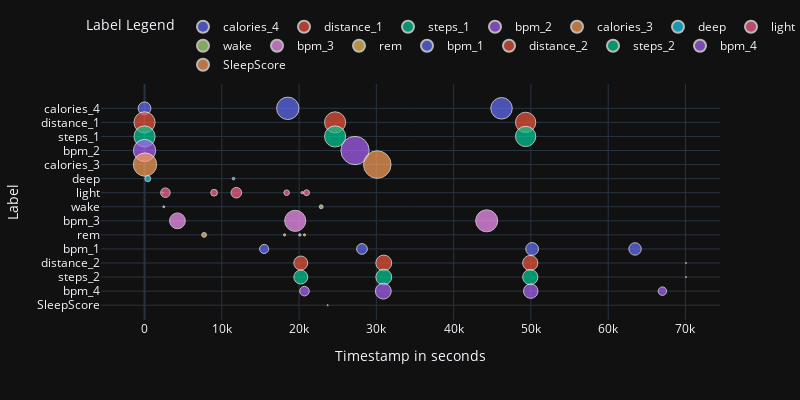

Notebook cell for this chart:
### Markdown cell above
### Scatter Plot

### Code cell
#!pip install plotly
import plotly.express as px

def show_sequence(odf, i):

    data = odf[odf["i"] == i]
        
    fig = px.scatter(data, x="vt", y="label", size="value", color="label", labels={"label": "Label", "vt": "Timestamp in seconds", "value": "value"}, 
                        template="plotly_dark", width=800, height=400)
        
    fig.update_layout(showlegend=True, legend=dict(title_text="Label Legend", orientation="h", yanchor="bottom", y=1.02, xanchor="left", x=0))
    fig.update_traces(marker=dict(line=dict(width=1, color="white")), selector=dict(mode='markers'))

    fig.show()

show_sequence(final_odf, 3)

### Figure 1 — Plotly figure (JSON) as saved in the notebook; plotly's stock layout.template omitted (floating-point values rounded to 4 significant figures)
{"data": [{"hovertemplate": "Label=%{y}<br>Timestamp in seconds=%{x}<br>value=%{marker.size}<extra></extra>", "legendgroup": "calories_4", "marker": {"color": "#636efa", "line": {"color": "white", "width": 1}, "size": [9000, 27600, 25440], "sizemode": "area", "sizeref": 110.1, "symbol": "circle"}, "mode": "markers", "name": "calories_4", "orientation": "v", "showlegend": true, "type": "scatter", "x": [0, 18540, 46200], "xaxis": "x", "y": ["calories_4", "calories_4", "calories_4"], "yaxis": "y"}, {"hovertemplate": "Label=%{y}<br>Timestamp in seconds=%{x}<br>value=%{marker.size}<extra></extra>", "legendgroup": "distance_1", "marker": {"color": "#EF553B", "line": {"color": "white", "width": 1}, "size": [24600, 24600, 22680], "sizemode": "area", "sizeref": 110.1, "symbol": "circle"}, "mode": "markers", "name": "distance_1", "orientation": "v", "showlegend": true, "type": "scatter", "x": [0, 24660, 49320], "xaxis": "x", "y": ["distance_1", "distance_1", "distance_1"], "yaxis": "y"}, {"hovertemplate": "Label=%{y}<br>Timestamp in seconds=%{x}<br>value=%{marker.size}<extra></extra>", "legendgroup": "steps_1", "marker": {"color": "#00cc96", "line": {"color": "white", "width": 1}, "size": [24600, 24600, 22680], "sizemode": "area", "sizeref": 110.1, "symbol": "circle"}, "mode": "markers", "name": "steps_1", "orientation": "v", "showlegend": true, "type": "scatter", "x": [0, 24660, 49320], "xaxis": "x", "y": ["steps_1", "steps_1", "steps_1"], "yaxis": "y"}, {"hovertemplate": "Label=%{y}<br>Timestamp in seconds=%{x}<br>value=%{marker.size}<extra></extra>", "legendgroup": "bpm_2", "marker": {"color": "#ab63fa", "line": {"color": "white", "width": 1}, "size": [27120, 44040], "sizemode": "area", "sizeref": 110.1, "symbol": "circle"}, "mode": "markers", "name": "bpm_2", "orientation": "v", "showlegend": true, "type": "scatter", "x": [0, 27240], "xaxis": "x", "y": ["bpm_2", "bpm_2"], "yaxis": "y"}, {"hovertemplate": "Label=%{y}<br>Timestamp in seconds=%{x}<br>value=%{marker.size}<extra></extra>", "legendgroup": "calories_3", "marker": {"color": "#FFA15A", "line": {"color": "white", "width": 1}, "size": [30000, 41880], "sizemode": "area", "sizeref": 110.1, "symbol": "circle"}, "mode": "markers", "name": "calories_3", "orientation": "v", "showlegend": true, "type": "scatter", "x": [60, 30120], "xaxis": "x", "y": ["calories_3", "calories_3"], "yaxis": "y"}, {"hovertemplate": "Label=%{y}<br>Timestamp in seconds=%{x}<br>value=%{marker.size}<extra></extra>", "legendgroup": "deep", "marker": {"color": "#19d3f3", "line": {"color": "white", "width": 1}, "size": [1950, 360], "sizemode": "area", "sizeref": 110.1, "symbol": "circle"}, "mode": "markers", "name": "deep", "orientation": "v", "showlegend": true, "type": "scatter", "x": [420, 11520], "xaxis": "x", "y": ["deep", "deep"], "yaxis": "y"}, {"hovertemplate": "Label=%{y}<br>Timestamp in seconds=%{x}<br>value=%{marker.size}<extra></extra>", "legendgroup": "light", "marker": {"color": "#FF6692", "line": {"color": "white", "width": 1}, "size": [120, 5010, 2520, 6240, 1710, 300, 1890], "sizemode": "area", "sizeref": 110.1, "symbol": "circle"}, "mode": "markers", "name": "light", "orientation": "v", "showlegend": true, "type": "scatter", "x": [2370, 2700, 9000, 11880, 18390, 20400, 20970], "xaxis": "x", "y": ["light", "light", "light", "light", "light", "light", "light"], "yaxis": "y"}, {"hovertemplate": "Label=%{y}<br>Timestamp in seconds=%{x}<br>value=%{marker.size}<extra></extra>", "legendgroup": "wake", "marker": {"color": "#B6E880", "line": {"color": "white", "width": 1}, "size": [210, 840], "sizemode": "area", "sizeref": 110.1, "symbol": "circle"}, "mode": "markers", "name": "wake", "orientation": "v", "showlegend": true, "type": "scatter", "x": [2490, 22860], "xaxis": "x", "y": ["wake", "wake"], "yaxis": "y"}, {"hovertemplate": "Label=%{y}<br>Timestamp in seconds=%{x}<br>value=%{marker.size}<extra></extra>", "legendgroup": "bpm_3", "marker": {"color": "#FF97FF", "line": {"color": "white", "width": 1}, "size": [13740, 24540, 26760], "sizemode": "area", "sizeref": 110.1, "symbol": "circle"}, "mode": "markers", "name": "bpm_3", "orientation": "v", "showlegend": true, "type": "scatter", "x": [4260, 19500, 44280], "xaxis": "x", "y": ["bpm_3", "bpm_3", "bpm_3"], "yaxis": "y"}, {"hovertemplate": "Label=%{y}<br>Timestamp in seconds=%{x}<br>value=%{marker.size}<extra></extra>", "legendgroup": "rem", "marker": {"color": "#FECB52", "line": {"color": "white", "width": 1}, "size": [1290, 270, 300, 270], "sizemode": "area", "sizeref": 110.1, "symbol": "circle"}, "mode": "markers", "name": "rem", "orientation": "v", "showlegend": true, "type": "scatter", "x": [7710, 18120, 20100, 20700], "xaxis": "x", "y": ["rem", "rem", "rem", "rem"], "yaxis": "y"}, {"hovertemplate": "Label=%{y}<br>Timestamp in seconds=%{x}<br>value=%{marker.size}<extra></extra>", "legendgroup": "bpm_1", "marker": {"color": "#636efa", "line": {"color": "white", "width": 1}, "size": [4620, 6360, 8940, 8520], "sizemode": "area", "sizeref": 110.1, "symbol": "circle"}, "mode": "markers", "name": "bpm_1", "orientation": "v", "showlegend": true, "type": "scatter", "x": [15480, 28140, 50160, 63480], "xaxis": "x", "y": ["bpm_1", "bpm_1", "bpm_1", "bpm_1"], "yaxis": "y"}, {"hovertemplate": "Label=%{y}<br>Timestamp in seconds=%{x}<br>value=%{marker.size}<extra></extra>", "legendgroup": "distance_2", "marker": {"color": "#EF553B", "line": {"color": "white", "width": 1}, "size": [10680, 13800, 12720, 60], "sizemode": "area", "sizeref": 110.1, "symbol": "circle"}, "mode": "markers", "name": "distance_2", "orientation": "v", "showlegend": true, "type": "scatter", "x": [20220, 30960, 49920, 70080], "xaxis": "x", "y": ["distance_2", "distance_2", "distance_2", "distance_2"], "yaxis": "y"}, {"hovertemplate": "Label=%{y}<br>Timestamp in seconds=%{x}<br>value=%{marker.size}<extra></extra>", "legendgroup": "steps_2", "marker": {"color": "#00cc96", "line": {"color": "white", "width": 1}, "size": [10680, 13800, 12720, 60], "sizemode": "area", "sizeref": 110.1, "symbol": "circle"}, "mode": "markers", "name": "steps_2", "orientation": "v", "showlegend": true, "type": "scatter", "x": [20220, 30960, 49920, 70080], "xaxis": "x", "y": ["steps_2", "steps_2", "steps_2", "steps_2"], "yaxis": "y"}, {"hovertemplate": "Label=%{y}<br>Timestamp in seconds=%{x}<br>value=%{marker.size}<extra></extra>", "legendgroup": "bpm_4", "marker": {"color": "#ab63fa", "line": {"color": "white", "width": 1}, "size": [5100, 13860, 11520, 3960], "sizemode": "area", "sizeref": 110.1, "symbol": "circle"}, "mode": "markers", "name": "bpm_4", "orientation": "v", "showlegend": true, "type": "scatter", "x": [20700, 30900, 49980, 67020], "xaxis": "x", "y": ["bpm_4", "bpm_4", "bpm_4", "bpm_4"], "yaxis": "y"}, {"hovertemplate": "Label=%{y}<br>Timestamp in seconds=%{x}<br>value=%{marker.size}<extra></extra>", "legendgroup": "SleepScore", "marker": {"color": "#FFA15A", "line": {"color": "white", "width": 1}, "size": [68], "sizemode": "area", "sizeref": 110.1, "symbol": "circle"}, "mode": "markers", "name": "SleepScore", "orientation": "v", "showlegend": true, "type": "scatter", "x": [23700], "xaxis": "x", "y": ["SleepScore"], "yaxis": "y"}], "layout": {"height": 400, "legend": {"itemsizing": "constant", "orientation": "h", "title": {"text": "Label Legend"}, "tracegroupgap": 0, "x": 0, "xanchor": "left", "y": 1.02, "yanchor": "bottom"}, "margin": {"t": 60}, "showlegend": true, "width": 800, "xaxis": {"anchor": "y", "domain": [0, 1], "title": {"text": "Timestamp in seconds"}}, "yaxis": {"anchor": "x", "categoryarray": ["SleepScore", "bpm_4", "steps_2", "distance_2", "bpm_1", "rem", "bpm_3", "wake", "light", "deep", "calories_3", "bpm_2", "steps_1", "distance_1", "calories_4"], "categoryorder": "array", "domain": [0, 1], "title": {"text": "Label"}}}}
